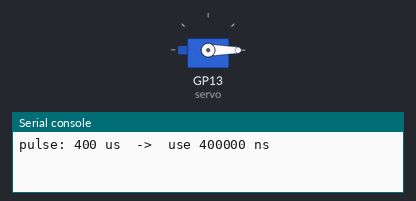
This program was run on a simulated Raspberry Pi Pico running MicroPython. Parts: servo, the last lines printed to the serial console. Servo angles are drawn from the pulse width (0.5 ms = 0°, 2.5 ms = 180°). At 22.5 s the program stops and its outputs stay as they are.

Above: at 0.1 s.
At 5.1 s:
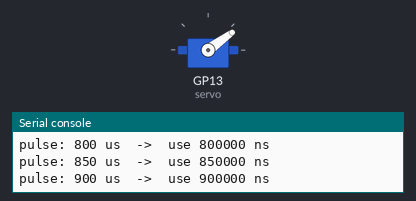
At 10.6 s:
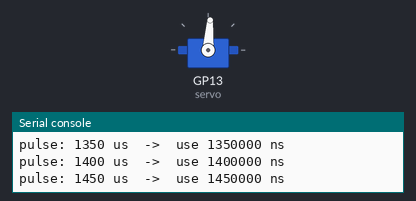
At 21.1 s:
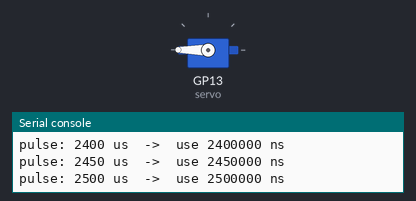
Timing chart, 0 to 22.6 s (numbered marks = the images above):
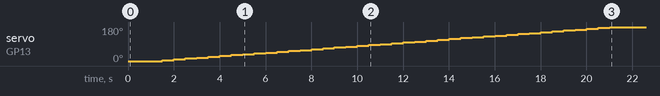

The program:

servo_calibrate.py
```python
# Find the pulse lengths your servo really uses for 0 and 180 degrees.
# Watch the horn: note the value where it stops moving at each end.
import time
from machine import PWM, Pin

SERVO_PIN = 13

servo = PWM(Pin(SERVO_PIN), freq=50, duty_u16=0)

# try pulses from 0.4 ms to 2.6 ms in 0.05 ms steps
for pulse_us in range(400, 2601, 50):
    print("pulse:", pulse_us, "us  ->  use", pulse_us * 1000, "ns")
    servo.duty_ns(pulse_us * 1000)
    time.sleep(0.5)

servo.duty_u16(0)
```

Measured:
- by itself, servo on GP13 (servo): moves from 0° to 180° over 19.5 s
